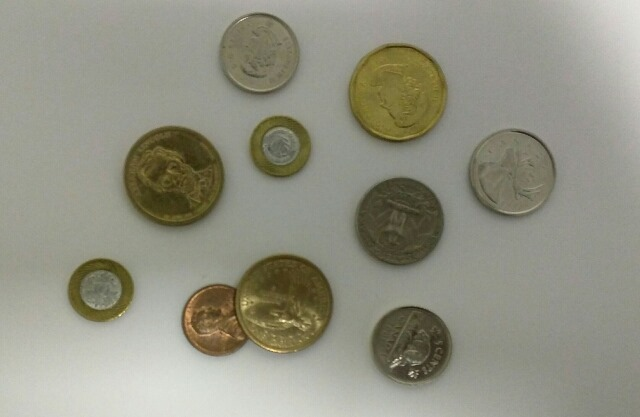
#> input picture Edge & line Detection/CirclesInput.jpg, 640 x 417 px
$ python circles_hough.py
#> lines starting #> are read from the running program, lines starting #| are printed output that depends on the picture; after the words box and inside, x2 and y2 are one past the last pixel; in counts of white or black regions, pixels touching at a corner belong together
from cv2 import cv2
import numpy as np
from collections import defaultdict

def find_hough_circles(image, edge_image, r_min=30 , r_max=200, delta_r=1, num_thetas=100, bin_threshold=.4, post_process = True):
  img_height, img_width = edge_image.shape[:2]

  dtheta = int(360 / num_thetas)
  thetas = np.arange(0, 360, step=dtheta)


  rs = np.arange(r_min, r_max, step=delta_r)

  cos_thetas = np.cos(np.deg2rad(thetas))
  sin_thetas = np.sin(np.deg2rad(thetas))


  # x = x_center + r * cos(t) and y = y_center + r * sin(t),
  circle_candidates = []
  for r in rs:
    for t in range(int(num_thetas)):
      circle_candidates.append((r, int(r * cos_thetas[t]), int(r * sin_thetas[t])))


  accumulator = defaultdict(int)

  for y in range(img_height):
    for x in range(img_width):
      if edge_image[y][x] != 0: #white pixel
        # Found an edge pixel so now find and vote for circle from the candidate circles passing through this pixel.
        for r, rcos_t, rsin_t in circle_candidates:
          x_center = x - rcos_t
          y_center = y - rsin_t
          accumulator[(x_center, y_center, r)] += 1 #vote for current candidate

  # Output image with detected lines drawn
  output_img = image.copy()
  # Output list of detected circles. A single circle would be a tuple of (x,y,r,threshold)
  out_circles = []

  # Sort the accumulator based on the votes for the candidate circles
  for candidate_circle, votes in sorted(accumulator.items(), key=lambda i: -i[1]):
    x, y, r = candidate_circle
    current_vote_percentage = votes / num_thetas
    if current_vote_percentage >= bin_threshold:
      # Shortlist the circle for final result
      out_circles.append((x, y, r, current_vote_percentage))


  # Post process the results, can add more post processing later.
  if post_process :
    pixel_threshold = 5
    postprocess_circles = []
    for x, y, r, v in out_circles:
      # Exclude circles that are too close of each other
      # all((x - xc) ** 2 + (y - yc) ** 2 > rc ** 2 for xc, yc, rc, v in postprocess_circles)
      # Remove nearby duplicate circles based on pixel_threshold
      if all(abs(x - xc) > pixel_threshold or abs(y - yc) > pixel_threshold or abs(r - rc) > pixel_threshold for xc, yc, rc, v in postprocess_circles):
        postprocess_circles.append((x, y, r, v))
    out_circles = postprocess_circles


  # Draw shortlisted circles on the output image
  for x, y, r, v in out_circles:
    output_img = cv2.circle(output_img, (x,y), int(r), (0,255,0), 2)

  cv2.imwrite("CirclesOutput.jpg", output_img)
  # cv2.imshow("out",output_img)
  # cv2.waitKey(0)
def circles_hough(path):
#> called with path = 'CirclesInput.jpg'
    image = cv2.imread(path)
#> image is the input picture: shape (417, 640, 3); mean B, G, R 130.7, 145.4, 145.8
    edge_image = cv2.cvtColor(image, cv2.COLOR_BGR2GRAY)
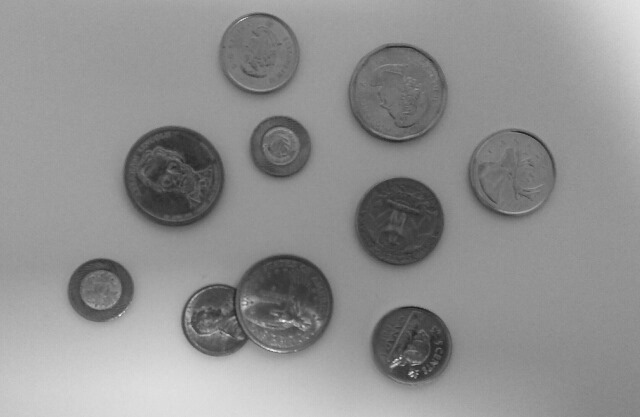
#> edge_image: shape (417, 640); min 27, max 244, mean 143.8
    edge_image = cv2.Canny(edge_image, 100, 200)
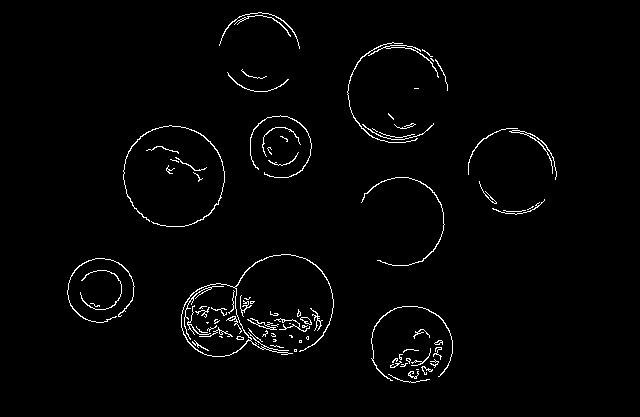
#> edge_image: shape (417, 640); 1.9% white in thin lines or dots, all inside (x1, y1, x2, y2) = (67, 12, 557, 383)
    # cv2.imshow("input",edge_image)
    # cv2.waitKey(0)
    find_hough_circles(image, edge_image)

if __name__ == "__main__":
#> (the run stopped early here; a loop or call above may not have finished)
